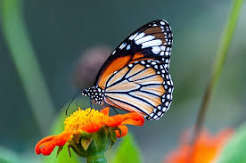
#> input picture Week 1/Day 5/image.jpg, 246 x 163 px
$ python laplacian.py   (older library calls are emulated)
#> lines starting #> are read from the running program, lines starting #| are printed output that depends on the picture
import cv2
img=cv2.imread("image.jpg",0)
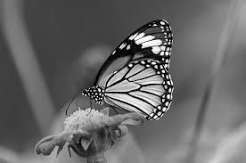
#> img: shape (163, 246); min 0, max 255, mean 103.9
lap=cv2.Laplacian(img,cv2.CV_64F)
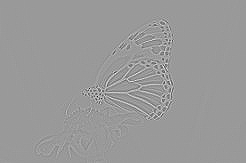
#> lap: shape (163, 246) float64; min -804, max 531, mean 0; drawn with min black and max white
cv2.imshow("Original",img)
cv2.imshow("Laplacian",lap)
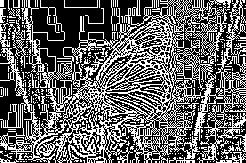
#> window 'Laplacian': shape (163, 246); 39.2% white in thin lines or dots
cv2.waitKey(0)
cv2.destroyAllWindows()
